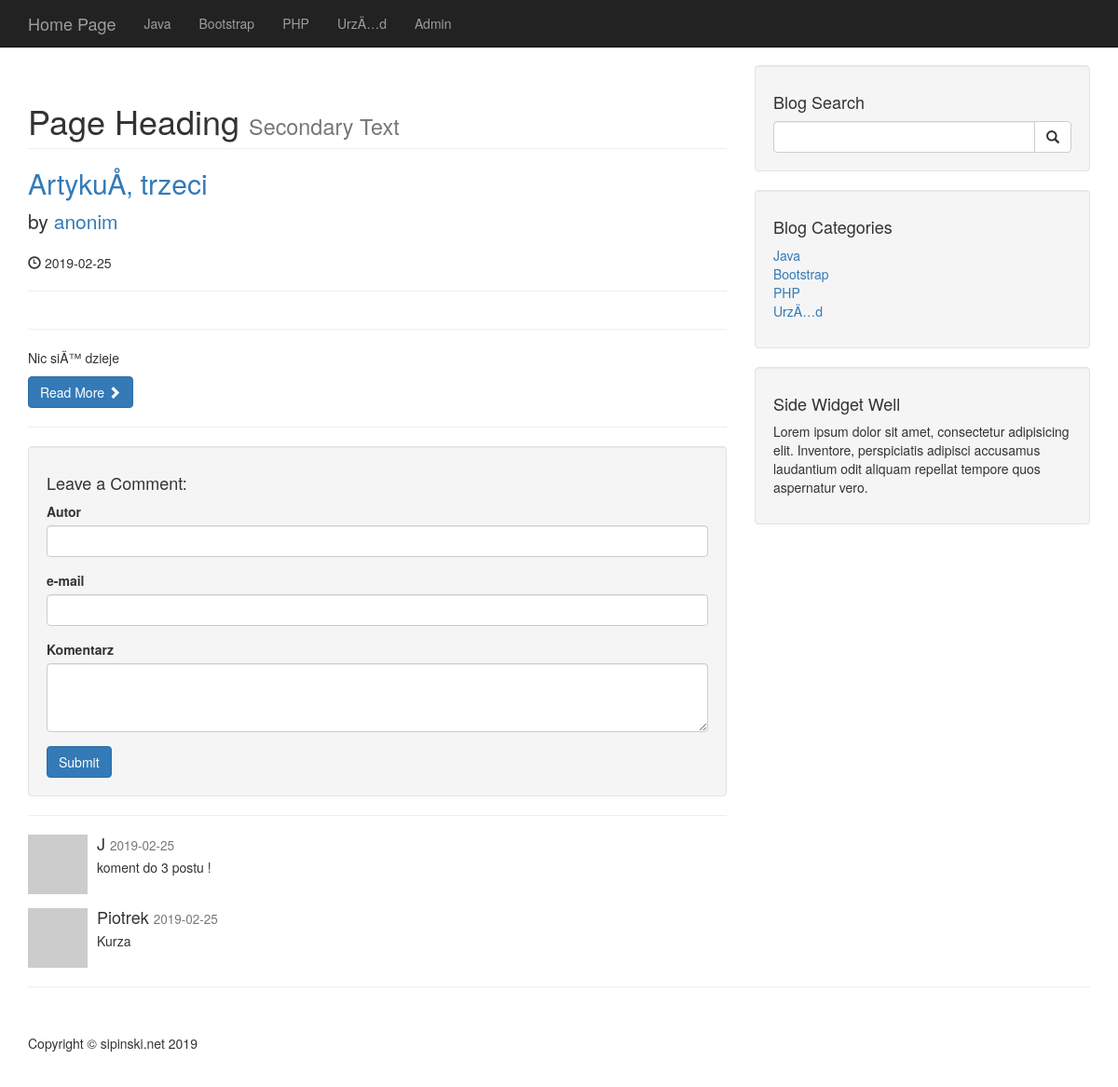
Screenshot of /post.php?p_id=4 with the database file from the repository.
### tables this page shows
CREATE TABLE `categories` (
  `cat_id` int(3) NOT NULL,
  `cat_title` varchar(255) NOT NULL
);

CREATE TABLE `posts` (
  `post_id` int(3) NOT NULL,
  `post_category_id` int(3) NOT NULL,
  `post_title` varchar(255) NOT NULL,
  `post_author` varchar(255) NOT NULL,
  `post_date` date NOT NULL,
  `post_image` text NOT NULL,
  `post_content` text NOT NULL,
  `post_tags` varchar(255) NOT NULL,
  `post_comment_count` int(11) NOT NULL,
  `post_status` varchar(255) NOT NULL DEFAULT 'draft'
);

CREATE TABLE `comments` (
  `comment_id` int(255) NOT NULL,
  `comment_post_id` int(255) NOT NULL,
  `comment_author` varchar(255) NOT NULL,
  `comment_email` varchar(255) NOT NULL,
  `comment_content` text NOT NULL,
  `comment_status` varchar(255) NOT NULL,
  `comment_date` date NOT NULL
);

### post.php (the view, shortened to what this page needs)
<?php include "includes/db.php"; ?>
<?php include "includes/header.php"; ?>
<?php include "includes/navigation.php"; ?>
    <div class="container">
        <div class="row">
            <div class="col-md-8">
            <?php
            If(isset($_GET['p_id'])){
            $the_post_id =$_GET['p_id'];
            $query = "SELECT * FROM posts WHERE post_id=$the_post_id ";
            }else {
            $query = "SELECT * FROM posts";
            }
                $select_all_posts = mysqli_query($connection,$query);
                while ($row=mysqli_fetch_assoc($select_all_posts)){
                $post_title  = $row['post_title'];
                $post_author = $row['post_author'];
                $post_date = $row['post_date'];
                $post_content = $row['post_content'];
               ?>
                   <h1 class="page-header">
                    Page Heading
                    <small>Secondary Text</small>
                </h1>
                <h2>
                    <a href="#"><?php echo $post_title?></a>
                </h2>
                <p class="lead">
                    by <a href="index.php"><?php echo $post_author?></a>
                </p>
                <p><span class="glyphicon glyphicon-time"></span> <?php echo $post_date?></p>
                <hr>
                <hr>
                <p><?php echo $post_content?></p>
                <a class="btn btn-primary" href="#">Read More <span class="glyphicon glyphicon-chevron-right"></span></a>
                <hr>
               <?php    }  ?>
                <div class="well">
                    <h4>Leave a Comment:</h4>
                    <form action="" method="post" role="form">
                        <div class="form-group">
                           <label for="Author">Autor</label>
                            <input type="text" class="form-control" name="comment_author">
                        </div>
                        <div class="form-group">
                          <label for="email">e-mail</label>
                           <input type="email" class="form-control" name="comment_email">
                        </div>
                            <div class="form-group">
                            <label for="comment">Komentarz</label>
                            <textarea name="comment_content" class="form-control" rows="3"></textarea>
                        </div>
                        <button type="submit" name="create_comment" class="btn btn-primary">Submit</button>
                    </form>
                </div>
                <hr>
                    <?php
                    global $connection;
                    $query = "SELECT * FROM comments WHERE comment_post_id={$the_post_id}";
                    $query .= " AND comment_status= 'aproved' ";
                    $query .= "ORDER BY comment_id DESC";
                    $select_comments = mysqli_query($connection,$query);
                    while($row = mysqli_fetch_assoc($select_comments)) {
                    $comment_author = $row['comment_author'];
                    $comment_content = $row['comment_content'];
                    $comment_date = $row['comment_date'];
                ?>
                <div class="media">
                    <a class="pull-left" href="#">
                        <img class="media-object" src="http://placehold.it/64x64" alt="">
                    </a>
                    <div class="media-body">
                        <h4 class="media-heading"><?php echo $comment_author; ?>
                            <small><?php echo $comment_date; ?></small>
                        </h4>
                        <?php echo $comment_content; ?>
                    </div>
                </div>
                <?php } ?>
            </div>
<?php include "includes/sidebar.php"; ?>
        </div>
        <hr>
<?php include "includes/footer.php"; ?>

### includes/navigation.php (shortened to what this page needs)
<nav class="navbar navbar-inverse navbar-fixed-top" role="navigation">
    <div class="container">
        <div class="navbar-header">
            <a class="navbar-brand" href="index.php">Home Page</a>
        </div>
        <div class="collapse navbar-collapse" id="bs-example-navbar-collapse-1">
            <ul class="nav navbar-nav">
            <?php
            $query = "SELECT * FROM categories";
            $select_all_categories_query = mysqli_query($connection,$query);
            while ($row=mysqli_fetch_array($select_all_categories_query)){
            $cat_title = $row['cat_title'];
            echo "<li><a href='#'>{$cat_title}</a></li>";
            }
            ?>
                <li>
                    <a href="admin">Admin</a>
                </li>
            </ul>
        </div>
    </div>
</nav>

### includes/sidebar.php
<div class="col-md-4">
    <div class="well">
        <h4>Blog Search</h4>
        <form action="search.php" method="post">
        <div class="input-group">
            <input name="search" type="text" class="form-control">
            <span class="input-group-btn">
                <button name ="submit" class="btn btn-default" type="submit" value="szukaj">
                    <span class="glyphicon glyphicon-search"></span>
            </button>
            </span>
        </div>
        </form>
    </div>
    <div class="well">
    <?php
    $query = "SELECT * FROM categories";
    $select_categories_sidebar = mysqli_query($connection,$query);
    ?>
        <h4>Blog Categories</h4>
        <div class="row">
            <div class="col-lg-12">
                <ul class="list-unstyled">
        <?php
        while ($row=mysqli_fetch_array($select_categories_sidebar)){
        $cat_title = $row['cat_title'];
        $cat_id = $row['cat_id'];
        echo "<li><a href='category.php?category=$cat_id'>{$cat_title}</a></li>";
             }
        ?>
                </ul>
            </div>
        </div>
    </div>
<?php include "includes/widget.php";?>
</div>

### css/blog-home.css (style rules this page uses)
body { padding-top: 70px; }

### rows the page displays
categories: cat_title "Java"
categories: cat_title "Bootstrap"
categories: cat_title "PHP"
categories: cat_title "UrzÄ…d"
posts: post_title "ArtykuÅ‚ trzeci", post_author "anonim", post_date "2019-02-25", post_content "Nic siÄ™ dzieje"
comments: comment_author "J", comment_date "2019-02-25", comment_content "koment do 3 postu !"
comments: comment_author "Piotrek", comment_date "2019-02-25", comment_content "Kurza"
